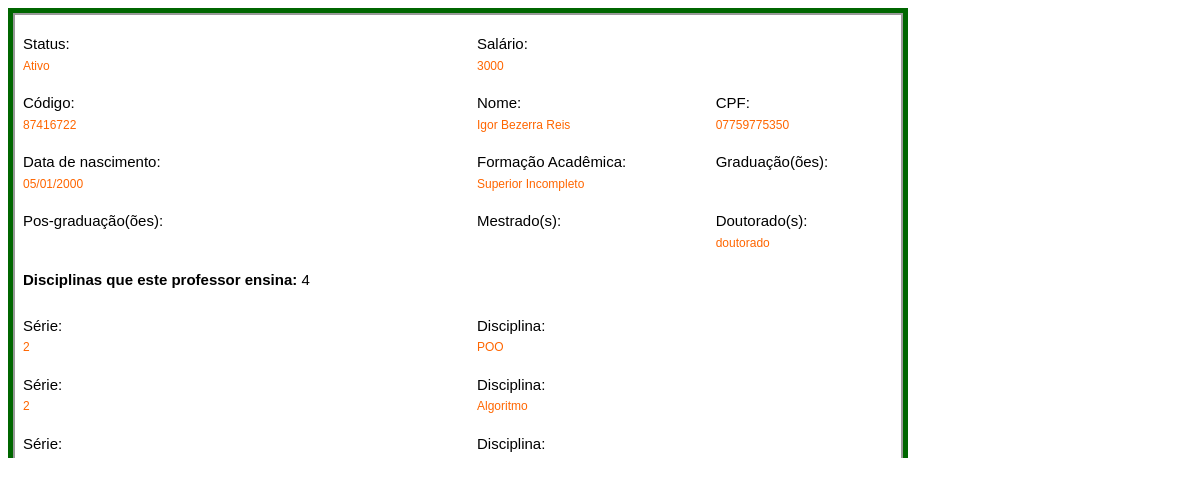
The app's page /admin/historico_professor.php?id=4 with its own data.
### tables this page shows
CREATE TABLE IF NOT EXISTS `professores` (
  `id` int(11) NOT NULL AUTO_INCREMENT,
  `code` varchar(255) NOT NULL,
  `status` varchar(255) NOT NULL,
  `nome` varchar(255) NOT NULL,
  `cpf` varchar(255) NOT NULL,
  `nascimento` varchar(255) NOT NULL,
  `formacao` varchar(255) NOT NULL,
  `graduacao` varchar(255) NOT NULL,
  `pos_graduacao` varchar(255) NOT NULL,
  `mestrado` varchar(255) NOT NULL,
  `doutorado` varchar(255) NOT NULL,
  `salario` varchar(255) NOT NULL,
  PRIMARY KEY (`id`)
);

CREATE TABLE IF NOT EXISTS `disciplinas` (
  `id` int(11) NOT NULL AUTO_INCREMENT,
  `curso` varchar(255) NOT NULL,
  `disciplina` varchar(255) NOT NULL,
  `professor` varchar(255) NOT NULL,
  `sala` varchar(255) NOT NULL,
  `turno` varchar(255) NOT NULL,
  PRIMARY KEY (`id`)
);

### admin/historico_professor.php (the view, shortened to what this page needs)
<!DOCTYPE html PUBLIC "-//W3C//DTD XHTML 1.0 Transitional//EN" "http://www.w3.org/TR/xhtml1/DTD/xhtml1-transitional.dtd">
<html xmlns="http://www.w3.org/1999/xhtml">
<head>
<link href="css/historico_do_professor.css" rel="stylesheet" type="text/css" />
<?php require "../conexao.php"; ?>
</head>
<body>
<div id="box">
<?php
$id = $_GET['id'];
$sql_1 = mysqli_query($db,"SELECT * FROM professores WHERE id = '$id'");
	while($res_1 = mysqli_fetch_array($sql_1)){
?>
   <table width="900" border="0">
    <tr>
      <td><h2>Status:</h2></td>
      <td><h2>Salário:</h2></td>
    </tr>
    <tr>
      <td><h3><?php echo $res_1['status']; ?></h3></td>
      <td><h3><?php echo $res_1['salario']; ?></h3></td>
    </tr>
    <tr>
      <td><h2>Código:</h2></td>
      <td><h2>Nome:</h2></td>
      <td><h2>CPF:</h2></td>
    </tr>
    <tr>
      <td><h3><?php echo $code = $res_1['code']; ?></h3></td>
      <td><h3><?php echo $res_1['nome']; ?></h3></td>
      <td><h3><?php echo $res_1['cpf']; ?></h3></td>
    </tr>
    <tr>
      <td><h2>Data de nascimento:</h2></td>
      <td><h2>Formação Acadêmica:</h2></td>
      <td><h2>Graduação(ões):</h2></td>
    </tr>
    <tr>
      <td><h3><?php echo $res_1['nascimento']; ?></h3></td>
      <td><h3><?php echo $res_1['formacao']; ?></h3></td>
      <td><h3><?php echo $res_1['graduacao']; ?></h3></td>
    </tr>
    <tr>
      <td><h2>Pos-graduação(ões):</h2></td>
      <td><h2>Mestrado(s):</h2></td>
      <td><h2>Doutorado(s):</h2></td>
    </tr>
    <tr>
      <td><h3><?php echo $res_1['pos_graduacao']; ?></h3></td>
      <td><h3><?php echo $res_1['mestrado']; ?></h3></td>
      <td><h3><?php echo $res_1['doutorado']; ?></h3></td>
    </tr>
    <tr>
      <td><h2><strong>Disciplinas que este professor ensina:</strong> <?php $sql_2 = mysqli_query($db,"SELECT * FROM disciplinas WHERE professor = '$code'"); echo mysqli_num_rows($sql_2); ?></h2></td>
    </tr>
    <?php while($res_2 = mysqli_fetch_array($sql_2)){ ?>
    <tr>
      <td><h2>Série:</h2></td>
      <td><h2>Disciplina:</h2></td>
    </tr>
    <tr>
      <td><h3><?php echo $res_2['curso']; ?></h3></td>
      <td><h3><?php echo $res_2['disciplina']; ?></h3></td>
    </tr>
    <?php } ?>
  </table>
<?php } ?>
</div>
</body>
</html>

### admin/css/historico_do_professor.css (style rules this page uses)
#box { width:900px; background:#060; overflow:auto; height:450px; }
#box table { border:2px solid #999; padding:5px; width:890px; margin:5px; background:#FFF; }
#box h2 { font:15px Arial, Helvetica, sans-serif; color:#000; }
#box h3 { font:12px Arial, Helvetica, sans-serif; color:#F60; margin:-10px 0 5px 0; }

### records on screen
professores: status "Ativo", salario "3000", code "87416722", nome "Igor Bezerra Reis", cpf "07759775350", nascimento "05/01/2000", formacao "Superior Incompleto", doutorado "doutorado", mysqli_num_rows($sql_2) "4"
disciplinas: curso "2", disciplina "POO"
disciplinas: curso "2", disciplina "Algoritmo"
